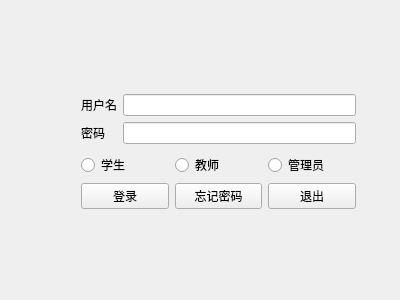
<?xml version="1.0" encoding="UTF-8"?>
<ui version="4.0">
 <class>LoginDialog</class>
 <widget class="QWidget" name="LoginDialog">
  <property name="geometry">
   <rect>
    <x>0</x>
    <y>0</y>
    <width>400</width>
    <height>300</height>
   </rect>
  </property>
  <property name="windowTitle">
   <string>LoginDialog</string>
  </property>
  <widget class="QWidget" name="layoutWidget">
   <property name="geometry">
    <rect>
     <x>70</x>
     <y>80</y>
     <width>297</width>
     <height>144</height>
    </rect>
   </property>
   <layout class="QVBoxLayout" name="verticalLayout">
    <item>
     <layout class="QGridLayout" name="gridLayout">
      <item row="1" column="1">
       <widget class="QLineEdit" name="pwdLineEdit">
        <property name="echoMode">
         <enum>QLineEdit::Password</enum>
        </property>
       </widget>
      </item>
      <item row="1" column="0">
       <widget class="QLabel" name="label_2">
        <property name="text">
         <string>密码</string>
        </property>
       </widget>
      </item>
      <item row="0" column="0">
       <widget class="QLabel" name="label">
        <property name="text">
         <string>用户名</string>
        </property>
       </widget>
      </item>
      <item row="0" column="1">
       <widget class="QLineEdit" name="userLineEdit"/>
      </item>
     </layout>
    </item>
    <item>
     <layout class="QGridLayout" name="gridLayout_2">
      <item row="0" column="0">
       <widget class="QRadioButton" name="StuRadioButton">
        <property name="text">
         <string>学生</string>
        </property>
       </widget>
      </item>
      <item row="0" column="1">
       <widget class="QRadioButton" name="TeacherRadioButton">
        <property name="text">
         <string>教师</string>
        </property>
       </widget>
      </item>
      <item row="0" column="2">
       <widget class="QRadioButton" name="rootRadioButton">
        <property name="text">
         <string>管理员</string>
        </property>
       </widget>
      </item>
      <item row="1" column="0">
       <widget class="QPushButton" name="LogInBtn">
        <property name="text">
         <string>登录</string>
        </property>
       </widget>
      </item>
      <item row="1" column="1">
       <widget class="QPushButton" name="registerBtn">
        <property name="text">
         <string>忘记密码</string>
        </property>
       </widget>
      </item>
      <item row="1" column="2">
       <widget class="QPushButton" name="exitBtn">
        <property name="text">
         <string>退出</string>
        </property>
       </widget>
      </item>
     </layout>
    </item>
   </layout>
  </widget>
 </widget>
 <layoutdefault spacing="6" margin="11"/>
 <tabstops>
  <tabstop>userLineEdit</tabstop>
  <tabstop>pwdLineEdit</tabstop>
  <tabstop>StuRadioButton</tabstop>
  <tabstop>LogInBtn</tabstop>
  <tabstop>registerBtn</tabstop>
  <tabstop>exitBtn</tabstop>
  <tabstop>rootRadioButton</tabstop>
  <tabstop>TeacherRadioButton</tabstop>
 </tabstops>
 <resources/>
 <connections/>
</ui>
